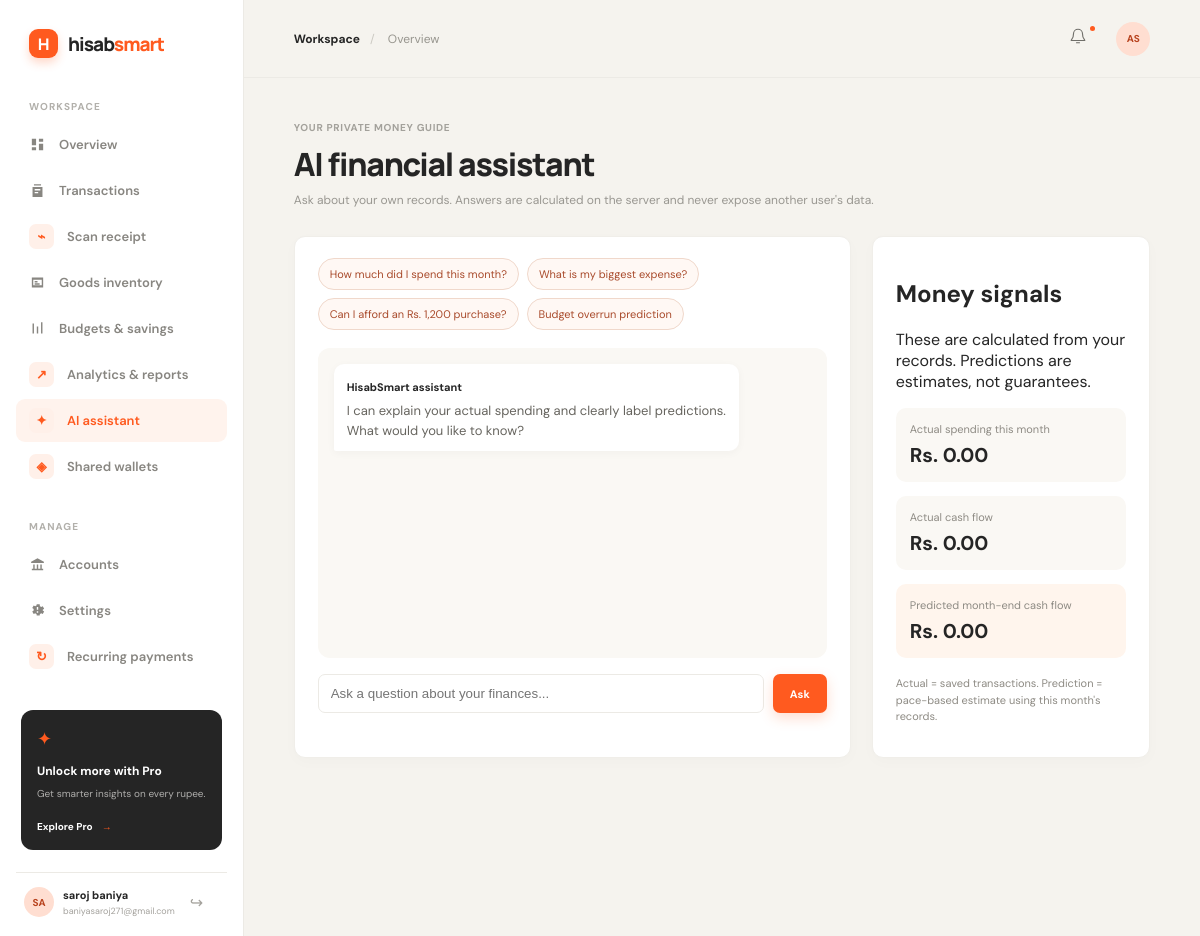
/assistant (signed in), run on the app's committed database.
### tables this page shows
CREATE TABLE users (
    id INTEGER PRIMARY KEY AUTOINCREMENT,
    email TEXT NOT NULL UNIQUE COLLATE NOCASE,
    password_hash TEXT NOT NULL,
    full_name TEXT NOT NULL,
    created_at TEXT NOT NULL DEFAULT CURRENT_TIMESTAMP
);

### routes.py (the view)
@main_bp.route("/assistant", methods=("GET",))
@login_required
def assistant():
    return render_template("assistant.html", initial_insights=build_insights(g.user["id"]))

### auth.py (called while the page is built)
def csrf_token() -> str:
    token = session.get("_csrf_token")
    if not token:
        token = secrets.token_urlsafe(32)
        session["_csrf_token"] = token
    return token

@auth_bp.before_app_request
def csrf_protect() -> None:
    if request.method == "POST":
        validate_csrf()

def load_logged_in_user() -> None:
    user_id = session.get("user_id")
    if user_id is None:
        g.user = None
        return
    g.user = get_db().execute(
        "SELECT id, email, full_name FROM users WHERE id = ?", (user_id,)
    ).fetchone()
    if g.user is None:
        session.clear()

def login_required(view: Callable[..., Any]) -> Callable[..., Any]:
    @wraps(view)
    def wrapped_view(**kwargs: Any) -> Any:
        if g.user is None:
            flash("Please log in to continue.", "error")
            return redirect(url_for("auth.login", next=request.path))
        return view(**kwargs)
    return wrapped_view

### db.py (called while the page is built)
def get_db() -> sqlite3.Connection:
    if "db" not in g:
        database = Path(current_app.config["DATABASE"])
        database.parent.mkdir(parents=True, exist_ok=True)
        g.db = sqlite3.connect(database)
        g.db.row_factory = sqlite3.Row
        g.db.execute("PRAGMA foreign_keys = ON")
    return g.db

### financial_assistant.py (called while the page is built)
def _month_window(today: date) -> tuple[str, str]:
    start = today.replace(day=1)
    end = today.replace(day=monthrange(today.year, today.month)[1])
    return start.isoformat(), end.isoformat()

def _month_summary(user_id: int, today: date) -> dict[str, float]:
    start, end = _month_window(today)
    row = get_db().execute(
        """
        SELECT
          COALESCE(SUM(CASE WHEN transaction_type='income' THEN amount ELSE 0 END), 0) income,
          COALESCE(SUM(CASE WHEN transaction_type='expense' THEN amount ELSE 0 END), 0) expenses
        FROM transactions
        WHERE user_id=? AND transaction_date BETWEEN ? AND ?
        """,
        (user_id, start, min(end, today.isoformat())),
    ).fetchone()
    income = float(row["income"])
    expenses = float(row["expenses"])
    return {"income": income, "expenses": expenses, "cash_flow": income - expenses}

### templates/assistant.html (shortened to what this page needs)
{% extends "base.html" %}
{% block content %}
<div class="page-container assistant-page">
    <section class="section-heading">
        <div><p class="eyebrow">Your private money guide</p><h1>AI financial assistant</h1><p class="subheading">Ask about your own records. Answers are calculated on the server and never expose another user's data.</p></div>
    </section>
    <section class="assistant-layout">
        <div class="panel assistant-chat">
            <div class="assistant-examples">
                <button type="button" data-question="How much did I spend this month?">How much did I spend this month?</button>
                <button type="button" data-question="What is my biggest expense?">What is my biggest expense?</button>
                <button type="button" data-question="Can I afford an Rs. 1,200 purchase?">Can I afford an Rs. 1,200 purchase?</button>
                <button type="button" data-question="Are any budgets predicted to go over?">Budget overrun prediction</button>
            </div>
            <div id="assistantMessages" class="assistant-messages" aria-live="polite">
                <div class="assistant-message"><strong>HisabSmart assistant</strong><p>I can explain your actual spending and clearly label predictions. What would you like to know?</p></div>
            </div>
            <form id="assistantForm" class="assistant-form">
                <input id="assistantQuestion" name="question" maxlength="500" required placeholder="Ask a question about your finances..." autocomplete="off">
                <button class="primary-button" type="submit">Ask</button>
            </form>
        </div>
        <aside class="panel assistant-insights">
            <h2>Money signals</h2>
            <p class="muted">These are calculated from your records. Predictions are estimates, not guarantees.</p>
            <div class="insight-card"><span>Actual spending this month</span><strong id="actualExpenses">Rs. {{ '%.2f'|format(initial_insights.actual.expenses) }}</strong></div>
            <div class="insight-card"><span>Actual cash flow</span><strong id="actualCashFlow">Rs. {{ '%.2f'|format(initial_insights.actual.cash_flow) }}</strong></div>
            <div class="insight-card prediction"><span>Predicted month-end cash flow</span><strong id="projectedCashFlow">Rs. {{ '%.2f'|format(initial_insights.predictions.month_end.projected_cash_flow) }}</strong></div>
            <p class="assistant-disclaimer">Actual = saved transactions. Prediction = pace-based estimate using this month's records.</p>
        </aside>
    </section>
</div>
{% endblock %}

### templates/base.html (shortened to what this page needs)
<!doctype html>
<html lang="en">
<head>
    <link rel="stylesheet" href="{{ url_for('static', filename='css/style.css') }}">
</head>
<body>
{% if g.user %}
    <div class="app-shell">
        <aside class="sidebar" id="sidebar">
            <a class="brand" href="{{ url_for('main.dashboard') }}" aria-label="HisabSmart home">
                <span class="brand-mark">H</span>
                <span>hisab<span>smart</span></span>
            </a>
            <div class="sidebar-label">Workspace</div>
            <nav class="main-nav" aria-label="Main navigation">
                <a class="nav-item {% if request.endpoint == 'main.dashboard' %}active{% endif %}" href="{{ url_for('main.dashboard') }}">
                    <svg aria-hidden="true" viewBox="0 0 24 24"><path d="M4 13h6V4H4v9Zm0 7h6v-4H4v4Zm10 0h6v-9h-6v9Zm0-16v4h6V4h-6Z"/></svg>
                    Overview
                </a>
                <a class="nav-item {% if request.endpoint in ['main.transactions', 'main.edit_transaction'] %}active{% endif %}" href="{{ url_for('main.transactions') }}">
                    <svg aria-hidden="true" viewBox="0 0 24 24"><path d="M7 3h10v2H7V3Zm-2 4h14v14H5V7Zm3 3v2h8v-2H8Zm0 4v2h5v-2H8Z"/></svg>
                    Transactions
                </a>
                <a class="nav-item {% if request.endpoint in ['main.scan_receipt', 'main.review_receipt'] %}active{% endif %}" href="{{ url_for('main.scan_receipt') }}">
                    <span class="stat-icon expense-icon">⌁</span>
                    Scan receipt
                </a>
                <a class="nav-item {% if request.endpoint in ['main.goods', 'main.new_good', 'main.good_detail', 'main.edit_good'] %}active{% endif %}" href="{{ url_for('main.goods') }}">
                    <svg aria-hidden="true" viewBox="0 0 24 24"><path d="M4 5h16v14H4V5Zm2 3v8h12V8H6Zm2 2h4v2H8v-2Zm0 3h7v2H8v-2Z"/></svg>
                    Goods inventory
                </a>
                <a class="nav-item {% if request.endpoint in ['main.budgets', 'main.savings', 'main.delete_budget', 'main.delete_savings_goal', 'main.add_bill'] %}active{% endif %}" href="{{ url_for('main.budgets') }}">
                    <svg aria-hidden="true" viewBox="0 0 24 24"><path d="M5 19V5h2v14H5Zm6 0V9h2v10h-2Zm6 0V3h2v16h-2Z"/></svg>
                    Budgets & savings
                </a>
                <a class="nav-item {% if request.endpoint in ['main.reports', 'main.export_report'] %}active{% endif %}" href="{{ url_for('main.reports') }}">
                    <span class="stat-icon expense-icon">↗</span>
                    Analytics & reports
                </a>
                <a class="nav-item {% if request.endpoint == 'main.assistant' %}active{% endif %}" href="{{ url_for('main.assistant') }}">
                    <span class="stat-icon expense-icon">✦</span>
                    AI assistant
                </a>
                <a class="nav-item {% if request.endpoint in ['main.wallets', 'main.wallet_detail', 'main.invite_wallet_member', 'main.update_wallet_role', 'main.settle_wallet'] %}active{% endif %}" href="{{ url_for('main.wallets') }}">
                    <span class="stat-icon expense-icon">◈</span>
                    Shared wallets
                </a>
            </nav>
            <div class="sidebar-label">Manage</div>
            <nav class="main-nav" aria-label="Management navigation">
                <a class="nav-item {% if request.endpoint == 'main.accounts' %}active{% endif %}" href="{{ url_for('main.accounts') }}">
                    <svg aria-hidden="true" viewBox="0 0 24 24"><path d="M12 3 3 8v2h18V8l-9-5Zm-6 9v6H4v2h16v-2h-2v-6h-2v6h-3v-6h-2v6H8v-6H6Z"/></svg>
                    Accounts
                </a>
                <a class="nav-item {% if request.endpoint == 'main.settings' %}active{% endif %}" href="{{ url_for('main.settings') }}">
                    <svg aria-hidden="true" viewBox="0 0 24 24"><path d="m19.4 13 .1-1-.1-1 2-1.5-2-3.4-2.3 1a7.8 7.8 0 0 0-1.7-1L15.1 3h-4.2l-.3 2.1a7.8 7.8 0 0 0-1.7 1l-2.3-1-2 3.4 2 1.5-.1 1 .1 1-2 1.5 2 3.4 2.3-1c.5.4 1.1.7 1.7 1l.3 2.1h4.2l.3-2.1c.6-.3 1.2-.6 1.7-1l2.3 1 2-3.4-2-1.5ZM13 15h-2v-2h2v2Zm0-4h-2V7h2v4Z"/></svg>
                    Settings
                </a>
                <a class="nav-item {% if request.endpoint in ['main.recurring', 'main.edit_recurring', 'main.recurring_action'] %}active{% endif %}" href="{{ url_for('main.recurring') }}">
                    <span class="stat-icon expense-icon">↻</span>
                    Recurring payments
                </a>
            </nav>
            <div class="sidebar-bottom">
                <div class="upgrade-card">
                    <div class="upgrade-icon">✦</div>
                    <strong>Unlock more with Pro</strong>
                    <p>Get smarter insights on every rupee.</p>
                    <button class="text-button">Explore Pro <span>→</span></button>
                </div>
                <div class="user-mini">
                    <div class="avatar">{{ g.user.full_name[:2]|upper }}</div>
                    <div><strong>{{ g.user.full_name }}</strong><small>{{ g.user.email }}</small></div>
                    <form method="post" action="{{ url_for('auth.logout') }}">
                        <button class="more-button" type="submit" aria-label="Log out">↪</button>
                    </form>
                </div>
            </div>
        </aside>
        <main class="main-content">
            <header class="topbar">
                <div class="breadcrumb"><span>Workspace</span><b>/</b> Overview</div>
                <div class="topbar-actions">
                    <button class="icon-button notification-button" aria-label="Notifications">
                        <svg viewBox="0 0 24 24" aria-hidden="true"><path d="M18 9a6 6 0 0 0-12 0c0 7-3 7-3 9h18c0-2-3-2-3-9Zm-8 12h4"/></svg>
                        <i></i>
                    </button>
                    <button class="avatar top-avatar" aria-label="Open profile">AS</button>
                </div>
            </header>
{% else %}
    <main class="auth-main">
{% endif %}
{% block content %}{% endblock %}
{% if g.user %}</main></div>{% else %}</main>{% endif %}
</body>
</html>

### data on the page
users: user "SA", user.full_name "saroj baniya", user.email "baniyasaroj271@gmail.com"

### other printed values
{{ '%.2f'|format(initial_insights.actual.expenses) }} "0.00"
{{ '%.2f'|format(initial_insights.actual.cash_flow) }} "0.00"
